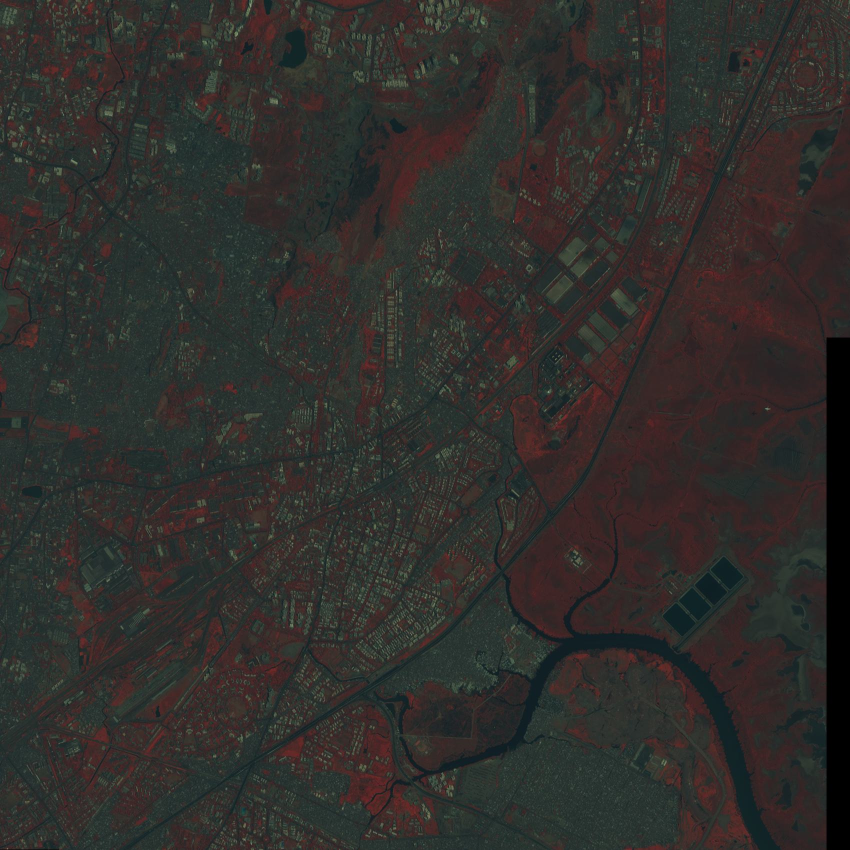
#> input picture Processed imgs/Multispectral.jpg, 1700 x 1700 px, found by its file name (shown at 1/2 size)
$ python Code-2.py
#> lines starting #> are read from the running program, lines starting #| are printed output that depends on the picture
import cv2
import matplotlib.pyplot as plt
import numpy as np

#Reading The images
multi= cv2.imread("D:\IMAGEE SEG\Processed imgs\Multispectral.jpg")
#> multi is the input picture: shape (1700, 1700, 3); mean B, G, R 43.5, 46.2, 48.4
multi = cv2.cvtColor(multi , cv2.COLOR_BGR2RGB)
panc = cv2.imread("D:\IMAGEE SEG\Processed imgs\Panchromatic.jpg")
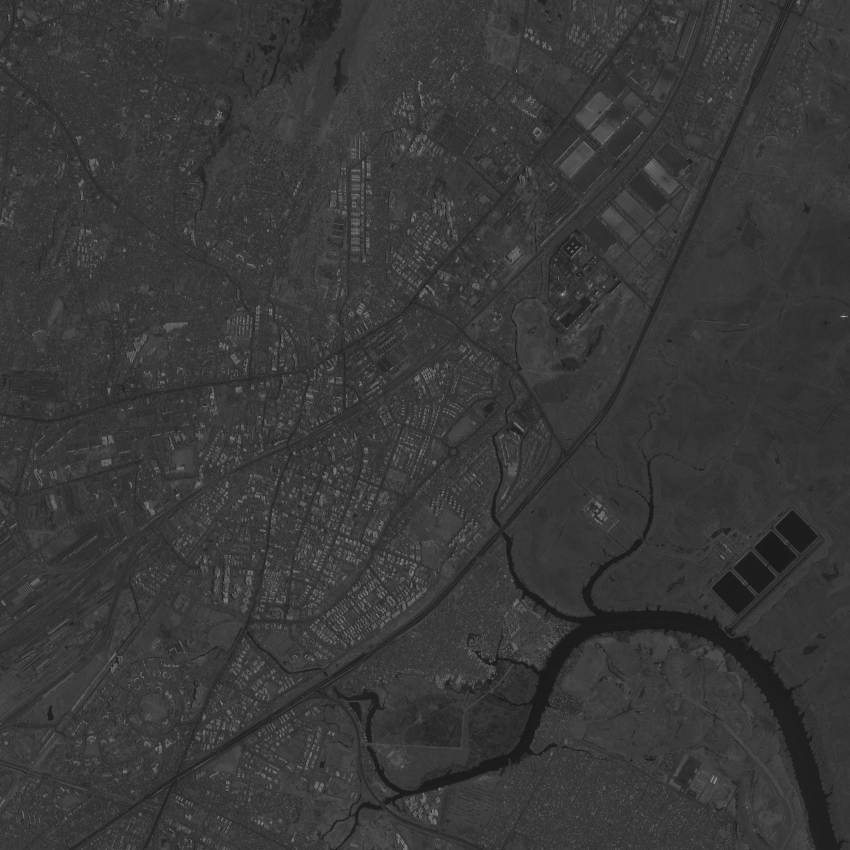
#> input picture Processed imgs/Panchromatic.jpg, 1700 x 1700 px, found by its file name (shown at 1/2 size)
#> panc is the input picture: shape (1700, 1700, 3); min 15, max 192, mean 56.5

#plotting the images
fig, ax = plt.subplots(figsize=(10, 10))
ax.imshow(multi)
ax.axis('off')
plt.show()

fig, ax = plt.subplots(figsize=(10, 10))
ax.imshow(panc)
ax.axis('off')
plt.show()

# Initialize the feature detector and matcher
detector = cv2.ORB_create()
matcher = cv2.BFMatcher(cv2.NORM_HAMMING, crossCheck=True)

# Detect features and compute descriptors for both images
kp1, des1 = detector.detectAndCompute(panc, None)
#> kp1 = 500 keypoints; strongest (x, y, size): (1124, 589, 31), (1143, 503, 31), (1152, 493, 31), (1136, 496, 31)
kp2, des2 = detector.detectAndCompute(multi, None)
#> kp2 = 500 keypoints; strongest (x, y, size): (1096, 784, 31), (1532, 817, 37.2), (1531, 817, 31), (472, 71, 37.2)

# Match the features between the two images
matches = matcher.match(des1, des2)
#> matches = 187 matches

# Compute the homography transformation using RANSAC
src_pts = np.float32([kp1[m.queryIdx].pt for m in matches]).reshape(-1, 1, 2)
#> src_pts = 187 rows, first 8: [359, 1053], [356, 989], [1033, 143], [1152, 493], [669, 871], [435, 231], [636, 1239], [646, 1569]
dst_pts = np.float32([kp2[m.trainIdx].pt for m in matches]).reshape(-1, 1, 2)
#> dst_pts = 187 rows, first 8: [186.3, 301], [729.2, 1532.7], [175.6, 1175.3], [1619.5, 124.4], [428.5, 1512], [642, 1094], [393.1, 208.8], [462.2, 1103.6]
M, mask = cv2.findHomography(src_pts, dst_pts, cv2.RANSAC, 5.0)
#> M = [[0.764, 0.00064, 238.4], [0.00168, 0.764, 333.7], [9.76e-07, 3.41e-07, 1]]; mask = 187 values, max 1 at index 30, min 0 at index 0, mean 0.444

# Define the bounding box coordinates of the region of interest in the first image
x, y, w, h = 0, 0, 1700, 1700
roi_pts = np.float32([[x, y], [x+w, y], [x+w, y+h], [x, y+h]]).reshape(-1, 1, 2)

# Apply the homography transformation to the coordinates of the bounding box in the first image
dst_roi_pts = cv2.perspectiveTransform(roi_pts, M)
#> dst_roi_pts = [[238.4, 333.7], [1534.2, 335.9], [1534.4, 1632.1], [239.4, 1631.9]]

# Determine the bounding box coordinates of the region of interest in the second image
x_min, y_min = np.min(dst_roi_pts, axis=0).ravel()
#> x_min = 238.4; y_min = 333.7
x_max, y_max = np.max(dst_roi_pts, axis=0).ravel()
#> x_max = 1534.4; y_max = 1632.1
w = x_max - x_min
#> w = 1296
h = y_max - y_min
#> h = 1298.4

# Crop the region of interest from the second image
crop_img = multi[int(y_min):int(y_min+h), int(x_min):int(x_min+w)]
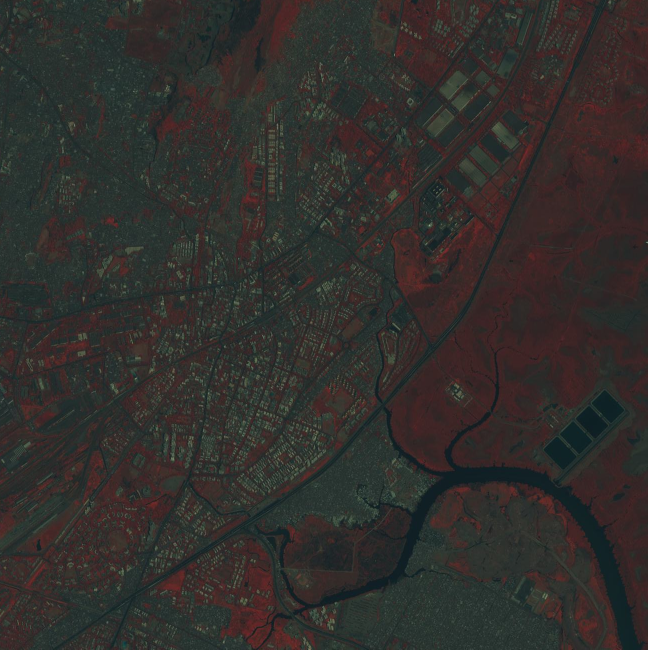
#> crop_img: shape (1299, 1296, 3) (shown at 1/2 size); mean R, G, B 49.5, 46.6, 44.1

#display
fig, ax = plt.subplots(figsize=(10, 10))
ax.imshow(crop_img)
ax.axis('off')
plt.show()

# Rescale the panchromatic image to match the range of the multispectral image
pan_rescaled = cv2.resize(panc, (crop_img.shape[1], crop_img.shape[0]), interpolation=cv2.INTER_LINEAR)

# Compute the Brovey transform
weights = pan_rescaled / np.sum(pan_rescaled)
ms_weighted = crop_img.astype(np.float32) * weights.astype(np.float32)
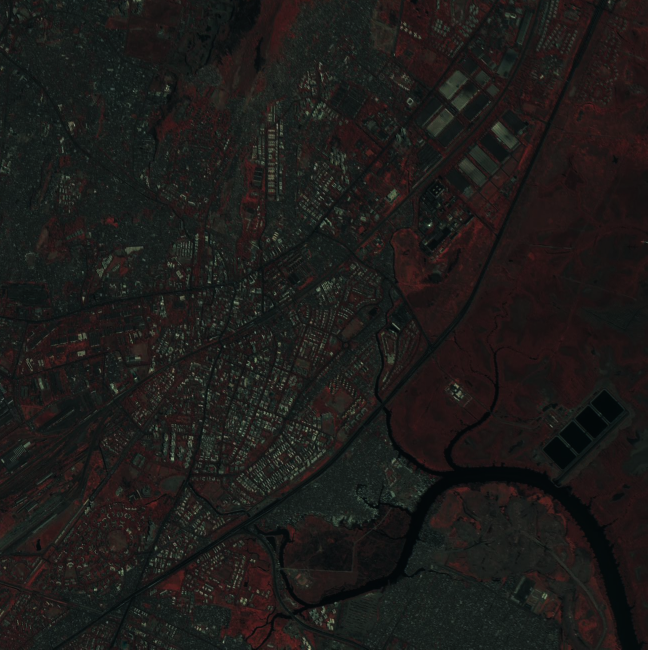
#> ms_weighted: shape (1299, 1296, 3) float32 (shown at 1/2 size); mean R, G, B 1.01e-05, 9.44e-06, 8.86e-06; drawn with min black and max white
fused_img = np.sum(ms_weighted, axis=2)

# Convert the fused image to uint8 format
fused_img = (fused_img / np.max(fused_img)) * 255
fused_img = fused_img.astype(np.uint8)

#Showing Fused Image
fig, ax = plt.subplots(figsize=(10, 10))
ax.imshow(fused_img)
ax.axis('off')
plt.show()

cv2.imwrite('fused_img.jpg',fused_img)
